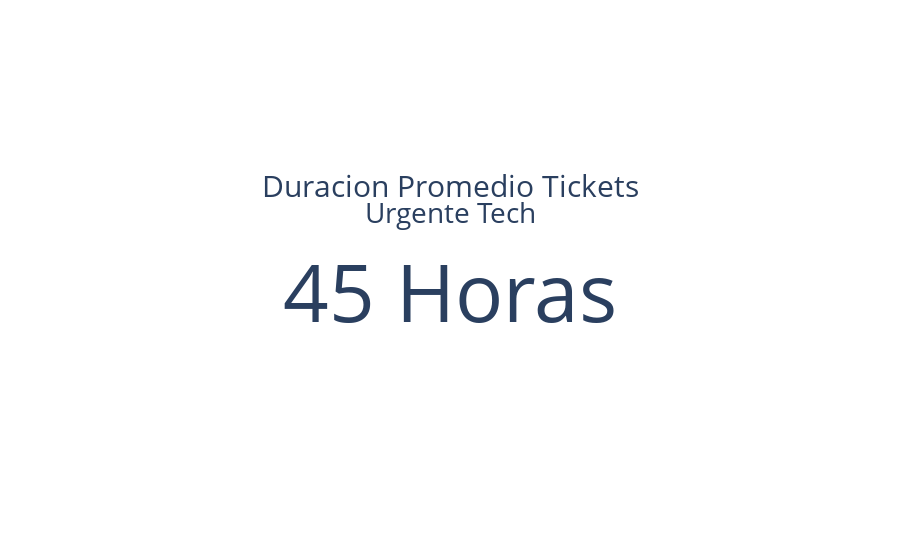

Notebook cell for this chart:
### Code cell
# Tarjeta que muestra la duracion promedio de los tickets Urgentes de Tech

fig = go.Figure()

fig.add_trace(go.Indicator(
    mode = "number",
    value = tickets_tech_time[tickets_tech_time['t_resuelto'] == True].describe()['Duracion_Ticket_horas']['mean'],
    number = {'suffix' : ' Horas'},
    title = {"text": "<span style='font-size:1.5em'>Duracion Promedio Tickets</span><br><span style='font-size:1.4em'>Urgente Tech</span><br>"},
    domain = {'x': [1, 1], 'y': [1, 1]}))

### Figure 1 — Plotly figure (JSON) as saved in the notebook; plotly's stock layout.template omitted (floating-point values rounded to 4 significant figures)
{"data": [{"domain": {"x": [1, 1], "y": [1, 1]}, "mode": "number", "number": {"suffix": " Horas"}, "title": {"text": "<span style='font-size:1.5em'>Duracion Promedio Tickets</span><br><span style='font-size:1.4em'>Urgente Tech</span><br>"}, "type": "indicator", "value": 45.01}], "layout": {}}
